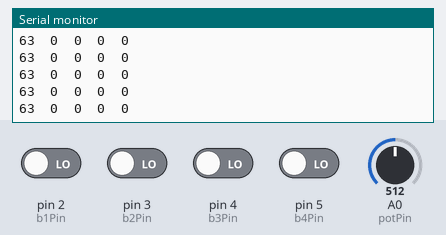
The sketch below on a simulated Arduino Uno, built with avr-gcc and run on an emulated ATmega328P. Parts: the last lines printed to the serial monitor. Inputs (shaded band) come from the test bench; at power-on: pin 2 (b1Pin), pin 3 (b2Pin), pin 4 (b3Pin), pin 5 (b4Pin) LOW, A0 (potPin) = 512.

Above: at 1.2 s.
1.3 s: A0 (potPin) set to 790
At 2.3 s:
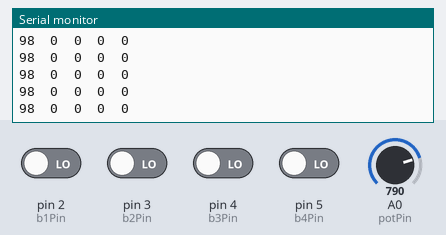
4.3 s: A0 (potPin) set to 823
At 5.0 s:
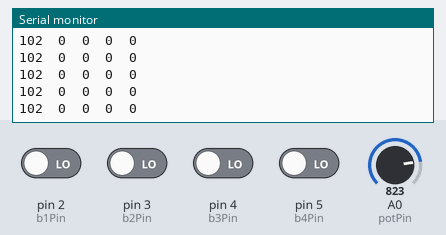
5.8 s: A0 (potPin) set to 89
At 6.8 s:
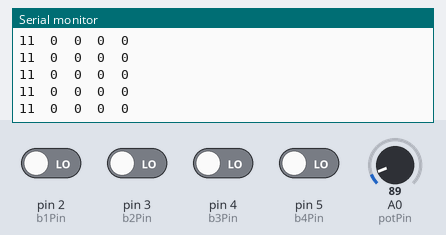
7.3 s: A0 (potPin) set to 72
At 8.4 s:
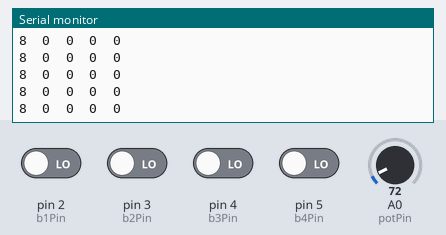
Timing chart, 0 to 10.3 s (numbered marks = the images above; inputs shaded):
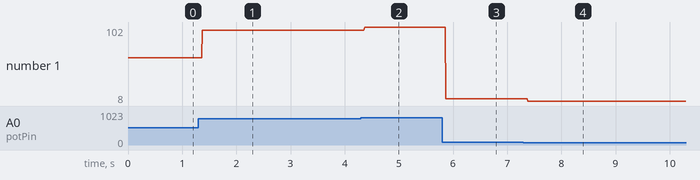

Measured:
- after the input at 1.3 s, the serial monitor: prints a new line after 0.07 s (image 1)
- after the input at 4.3 s, the serial monitor: prints a new line after 0.07 s (image 2)
- after the input at 5.8 s, the serial monitor: prints a new line after 0.07 s (image 3)
- after the input at 7.3 s, the serial monitor: prints a new line after 0.08 s (image 4)
- plotted number 1: 63 → 98 after the input at 1.3 s, 98 → 102 after the input at 4.3 s, 102 → 11 after the input at 5.8 s, 11 → 8 after the input at 7.3 s

The sketch:

Disegnophone.ino
```cpp
/* Disegnophone Setup
 * 4 switches, 1 potentiometer
 * Author: Robert Venezia
 */

const int potPin = A0;
const int b1Pin = 2;
const int b2Pin = 3;
const int b3Pin = 4;
const int b4Pin = 5;

int potVal = 0;
int outVal = 0;
int finalVal = 0;
int bval = 0;

void setup()
{
  Serial.begin(9600);
  pinMode(b1Pin, INPUT);
  pinMode(b2Pin, INPUT);
  pinMode(b3Pin, INPUT);
  pinMode(b4Pin, INPUT);
}

void loop()
{
  potVal = analogRead(potPin);
  outVal = map(potVal, 0, 1023, 0, 127);
  Serial.print(outVal);
  Serial.print("\t");
  bval = digitalRead(b1Pin);
  Serial.print(bval == HIGH ? 1 : 0);
  Serial.print("\t");
  bval = digitalRead(b2Pin);
  Serial.print(bval == HIGH ? 1 : 0);
  Serial.print("\t");
  bval = digitalRead(b3Pin);
  Serial.print(bval == HIGH ? 1 : 0);
  Serial.print("\t");
  bval = digitalRead(b4Pin);
  Serial.print(bval == HIGH ? 1 : 0);
  Serial.println();
}
```
